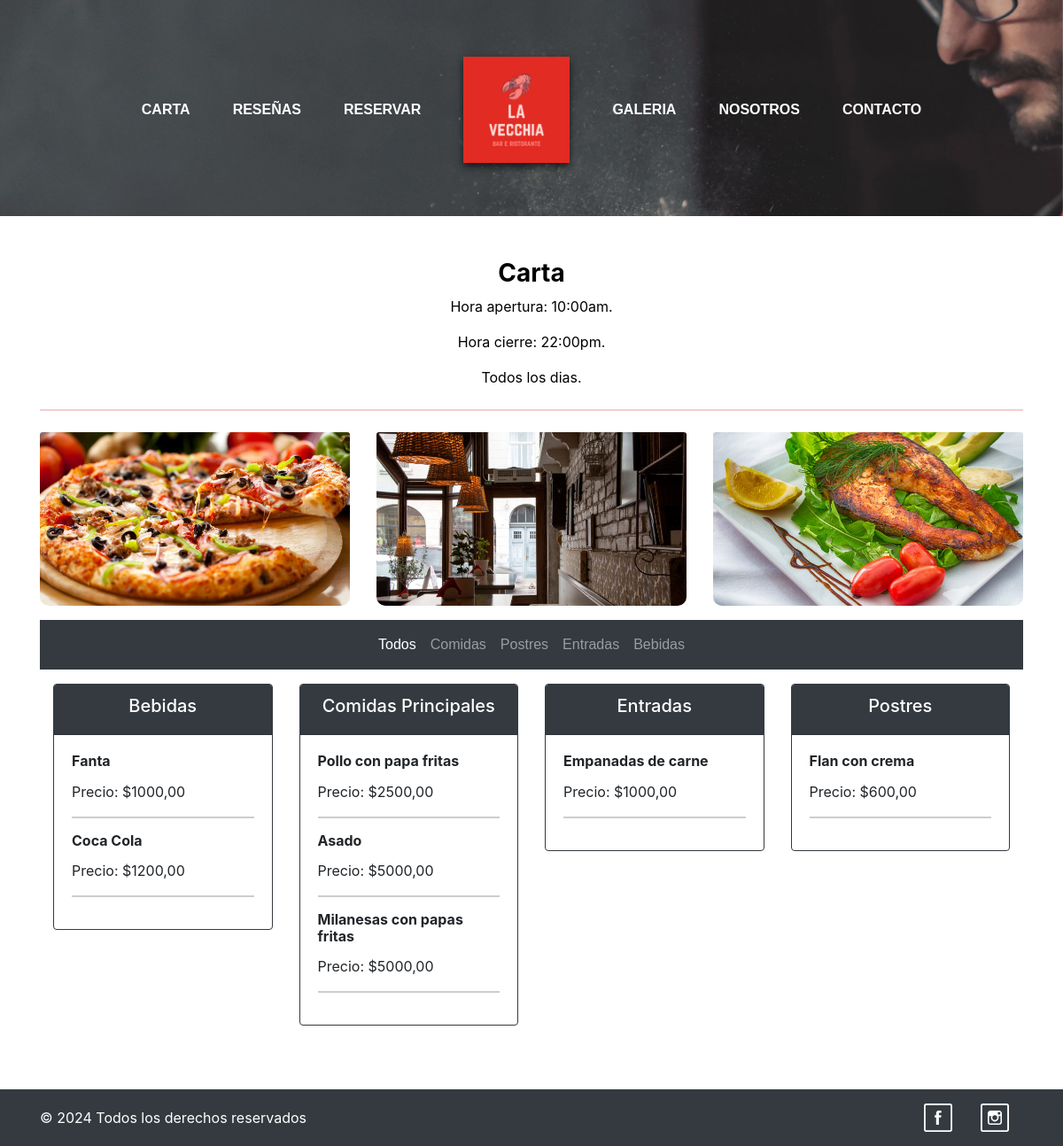
The page /carta/ on the database as committed earlier.
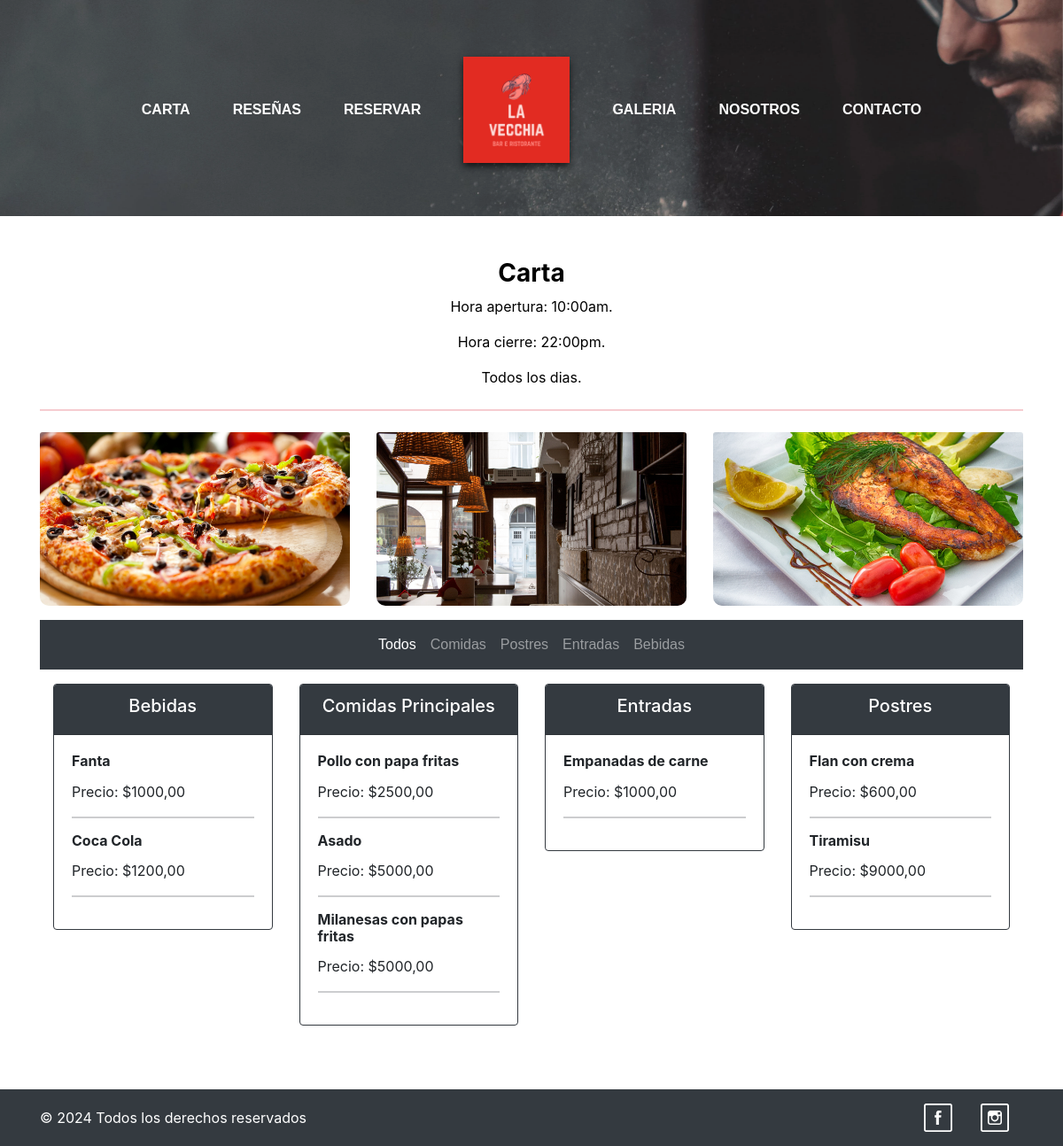
The same page on the database as committed later.
### myapp/models.py (models this page shows, shortened)
class Galeria(models.Model):
    nombre = models.CharField(max_length=50)
    imagen = models.ImageField(upload_to= "imagenes/", null = True)

class Carta(models.Model):
    TIPO_CHOICES = [
        ('Bebidas', 'Bebidas'),
        ('Postres', 'Postres'),
        ('Comidas', 'Comidas'),
        ('Entradas', 'Entradas'),
    ]
    nombre = models.CharField(max_length=50)
    precio = models.DecimalField(max_digits=10, decimal_places=2)
    tipo = models.CharField(max_length=20, choices=TIPO_CHOICES)

### myapp/views.py (the view)
# urls.py: path('carta/', views.carta, name='carta'),
def carta(request, categoria=None):
    if categoria: #verifica si se proporciono una categoria a la URL
        carta = Carta.objects.filter(tipo=categoria)#si no se proporciono una caterogia, trae todas las instancias de carta
    else:
        carta = Carta.objects.all()
    galeria = Galeria.objects.all()
    tipos_comida = Carta.objects.values('tipo').annotate(count=Count('tipo'))
    return render(request, "carta.html", {"carta": carta, "galeria": galeria, "tipos_comida": tipos_comida, "categoria_seleccionada": categoria})

### myapp/templates/carta.html (shortened to what this page needs)
{% extends "layouts/base.html" %}
{% load static %}
{% block content %}
<div class="container mt-5 mb-5">
  <div class="text-black text-center">
    <h3 class="fw-bold">Carta</h3>
    <p>Hora apertura: 10:00am.</p>
    <p>Hora cierre: 22:00pm.</p>
    <p>Todos los dias.</p>
    <hr class="border-danger border-2 border-dashed w-40 my-4" />
  </div>
  <div class="row justify-content-center mt-3">
    {% for gale in galeria|slice:":3" %}
    <div class="col-md-4 mb-3">
      <div class="text-center">
        <img
          class="card-img-top gallery-img img-fluid"
          src="{{ gale.imagen.url }}"
          alt="{{ gale.nombre }}"
        />
      </div>
    </div>
    {% endfor %}
  </div>
  <nav class="navbar navbar-expand-lg navbar-dark bg-dark">
    <div class="container">
      <div class="collapse navbar-collapse" id="navbarNav">
        <ul class="navbar-nav mx-auto">
          <li class="nav-item">
            <a
              class="nav-link {% if not categoria_seleccionada %}active{% endif %}"
              href="{% url 'carta' %}"
              >Todos</a
            >
          </li>
          <li class="nav-item">
            <a
              class="nav-link {% if categoria_seleccionada == 'Comidas Principales' %}active{% endif %}"
              href="{% url 'carta_categoria' categoria='Comidas Principales' %}"
              >Comidas</a
            >
          </li>
          <li class="nav-item">
            <a
              class="nav-link {% if categoria_seleccionada == 'Postres' %}active{% endif %}"
              href="{% url 'carta_categoria' categoria='Postres' %}"
              >Postres</a
            >
          </li>
          <li class="nav-item">
            <a
              class="nav-link {% if categoria_seleccionada == 'Entradas' %}active{% endif %}"
              href="{% url 'carta_categoria' categoria='Entradas' %}"
              >Entradas</a
            >
          </li>
          <li class="nav-item">
            <a
              class="nav-link {% if categoria_seleccionada == 'Bebidas' %}active{% endif %}"
              href="{% url 'carta_categoria' categoria='Bebidas' %}"
              >Bebidas</a
            >
          </li>
        </ul>
      </div>
    </div>
  </nav>
  <div class="container mt-3" id="comidas-container">
    <div class="row">
      {% for tipo in tipos_comida %}
      <div class="col-md-3 mb-4">
        <div class="card border-dark">
          <div class="card-header bg-dark text-white text-center">
            <h5>{{ tipo.tipo }}</h5>
          </div>
          <div class="card-body">
            {% for comida in carta %} {% if comida.tipo == tipo.tipo %}
            <div class="mb-3">
              <h6 class="card-title fw-bold">{{ comida.nombre }}</h6>
              <p class="card-text">Precio: ${{ comida.precio }}</p>
              <hr class="border-dark border-2 border-dashed w-30 my-2" />
            </div>
            {% endif %} {% endfor %}
          </div>
        </div>
      </div>
      {% endfor %}
    </div>
  </div>
</div>
{% endblock content %}

Rows that differ between the two databases and show on the page:
added Carta: nombre "Tiramisu", precio "9000,00", shown under "Postres"
